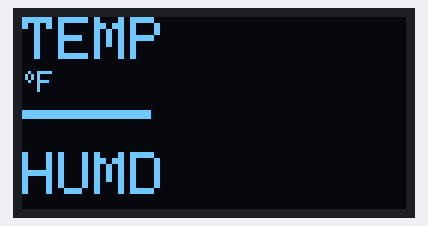
Bench run of a sketch on a simulated Arduino Uno, built with avr-gcc and run on an emulated ATmega328P. Shown: 128×64 one-colour display. The display library's start-up logo is not drawn.

Above: at 1.2 s.

The sketch:

i2c_Portable_Sensor_w_Serial.ino
```cpp
#include <SPI.h>
#include <Wire.h>
#include <Adafruit_GFX.h>
#include <Adafruit_SSD1306.h>

#define SCREEN_WIDTH 128 // OLED display width, in pixels
#define SCREEN_HEIGHT 64 // OLED display height, in pixels

// Declaration for an SSD1306 display connected to I2C (SDA, SCL pins)
// The pins for I2C are defined by the Wire-library.
// On an arduino UNO:       A4(SDA), A5(SCL)
// On an arduino MEGA 2560: 20(SDA), 21(SCL)
// On an arduino LEONARDO:   2(SDA),  3(SCL), ...
#define OLED_RESET     -1 // Reset pin # (or -1 if sharing Arduino reset pin)
#define SCREEN_ADDRESS 0x3C ///< See datasheet for Address; 0x3D for 128x64, 0x3C for 128x32
Adafruit_SSD1306 display(SCREEN_WIDTH, SCREEN_HEIGHT, &Wire, OLED_RESET);

#define NUMFLAKES     10 // Number of snowflakes in the animation example

#define LOGO_HEIGHT   16
#define LOGO_WIDTH    16

int DHT_PIN = 2;
bool swtch;
bool scale;
bool err;
int actStart;
bool serialAtch;
int serialIN;

static const unsigned char PROGMEM logo_bmp[] =
{ 0b00000000, 0b11000000,
  0b00000001, 0b11000000,
  0b00000001, 0b11000000,
  0b00000011, 0b11100000,
  0b11110011, 0b11100000,
  0b11111110, 0b11111000,
  0b01111110, 0b11111111,
  0b00110011, 0b10011111,
  0b00011111, 0b11111100,
  0b00001101, 0b01110000,
  0b00011011, 0b10100000,
  0b00111111, 0b11100000,
  0b00111111, 0b11110000,
  0b01111100, 0b11110000,
  0b01110000, 0b01110000,
  0b00000000, 0b00110000 };

void setup() {
  Serial.begin(9600);

  // SSD1306_SWITCHCAPVCC = generate display voltage from 3.3V internally
  if(!display.begin(SSD1306_SWITCHCAPVCC, SCREEN_ADDRESS)) {
    Serial.println(F("SSD1306 allocation failed"));
    for(;;); // Don't proceed, loop forever
  }

  // Show initial display buffer contents on the screen --
  // the library initializes this with an Adafruit splash screen.
  display.display();
  delay(1000); // Pause for 2 seconds

  err = false;
  swtch = true;
  scale = true;

  display.clearDisplay();

  // Draw center line
  //display.drawLine(0, display.height()/2, display.width(), display.height()/2, SSD1306_WHITE);
  //display.display();

  // Write Titles
  display.setTextSize(2);
  display.setTextColor(SSD1306_WHITE);
  display.setCursor(0,0);
  display.println("TEMP");
  display.setCursor(0,45);
  display.println("HUMD");
  display.display();

  //Write units
  display.setTextSize(1);
  display.setCursor(0,16);
  display.write(9);
  display.setCursor(5,18);
  display.println("F");
  display.display();

  int midlnT = display.height()/2+1;
  int midln = display.height()/2;
  int midlnB = display.height()/2-1;

  display.drawLine(0, midlnT, display.width()/3, midlnT, SSD1306_WHITE);
  display.drawLine(0, midln, display.width()/3, midln, SSD1306_WHITE);
  display.drawLine(0, midlnB, display.width()/3, midlnB, SSD1306_WHITE);

  display.display();

}

void loop() {
  // put your main code here, to run repeatedly:

}
```
